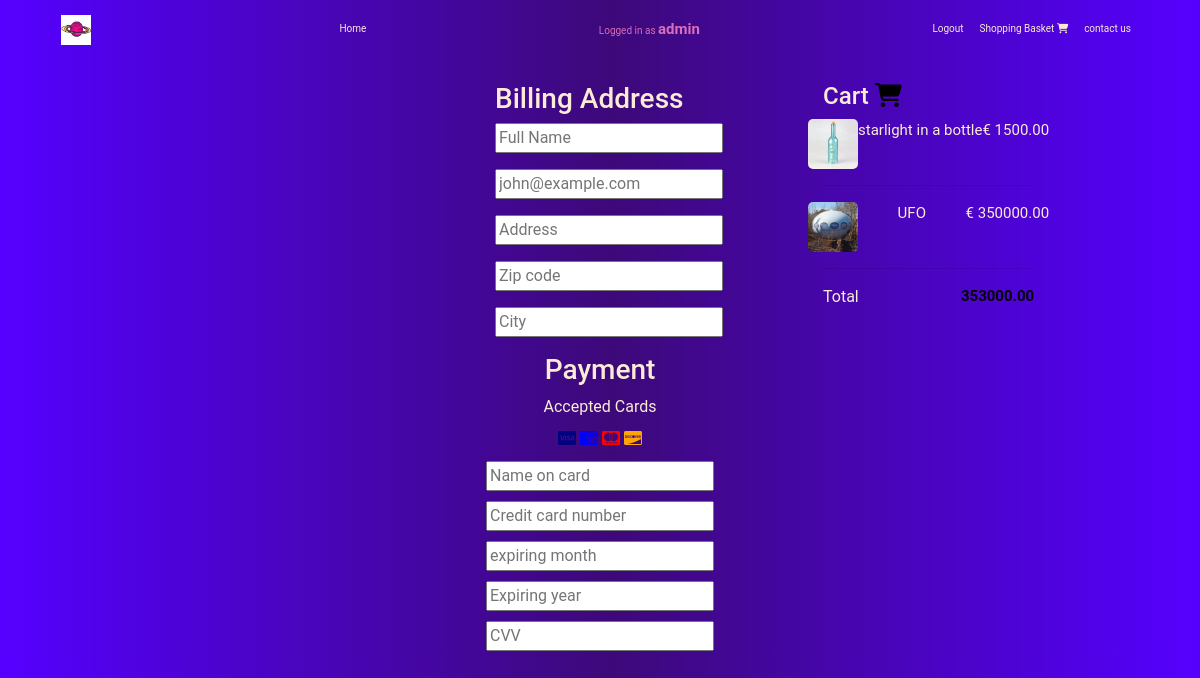
Screenshot of /checkout (signed in) with the database file from the repository.
### onlineshop/models.py (models this page shows, shortened)
class User(AbstractUser):
    pass

class OrderItem(models.Model):
    article=models.ForeignKey(Article, on_delete=models.SET_NULL, blank=True, null=True)
    order=models.ForeignKey(Order, on_delete=models.SET_NULL, blank=True, null=True)
    quantity=models.IntegerField(default=0, null=True, blank=True)
    date_added=models.DateTimeField(auto_now_add=True)
    @property
    def get_total(self):
        total = self.article.price * self.quantity
        return total

class Article (models.Model):
    title = models.CharField(max_length=64, null=True, blank=True)
    short_description = models.TextField(default=None, null=True, blank=True)
    description = models.TextField()
    details = models.TextField(default=None, null=True, blank=True)
    price = models.DecimalField(max_digits=64, decimal_places=2)
    image = models.ImageField(null=True, blank=True)

class Order(models.Model):
    user=models.ForeignKey(User,on_delete=models.SET_NULL, blank=True, null=True)
    date_ordered=models.DateTimeField(auto_now_add=True)
    complete=models.BooleanField(default=False, null=True, blank=False)
    transaction_id=models.CharField(max_length=64, null=True)
    @property
    def get_cart_total(self):
        orderitems = self.orderitem_set.all()
        total = sum([item.get_total for item in orderitems])
        return total

### onlineshop/views.py (the view)
# urls.py: path("checkout", views.checkout, name="checkout"),
def checkout(request):
    if request.user.is_authenticated:
        user = request.user
        order, created = Order.objects.get_or_create(user=user, complete=False)
        items = order.orderitem_set.all()
    else:
        items = []
    context ={"items": items, "order": order}
    return render(request, "onlineshop/checkout.html", context)

### onlineshop/templates/onlineshop/checkout.html (shortened to what this page needs)
{% extends "onlineshop/layout.html" %}
{% load static %}
{% block body %}
<div class="container">
    <div class="outer-container">
        <div class="container1">
            <div>
                <h3>Billing Address</h3>
            </div>
            <form action="{% url 'checkout'%}" method="post">
                <div class="form-group">
                    <input autofocus class="col-xs-3" type="text" id="fname" name="firstname" placeholder="Full Name">
                </div>
                <div class="form-group">
                    <input class="col-xs-3" type="text" id="email" name="email" placeholder="john@example.com">
                </div>
                <div class="form-group">
                    <input class="col-xs-3" type="text" id="adr" name="address" placeholder="Address">
                </div>
                <div class="form-group">
                    <input class="col-xs-3" type="text" id="zip" name="zip" placeholder="Zip code">
                </div>
                <div class="form-group">
                    <input class="col-xs-3" type="text" id="city" name="city" placeholder="City">
                </div>
            </form>
        </div>
        <div class="container2">
            <h4>Cart
                <span style="color:black">
                    <i class="fa fa-shopping-cart"></i>
                </span>
            </h4>
            {% for item in items %}
            <div class="checkout row">
                <div class="checkoutitems">
                    <img class="checkoutimage" src="{{item.article.image.url}}" alt="">
                </div>
                <div class="checkoutitems">
                    {{item.article.title}} </div>
                <div class="checkoutitems price">
                    € {{item.article.price}}
                </div>
            </div>
            <hr>
            {% endfor %}
            <div>
                <p>Total <span class="checkoutitems price" style="color:black"><b>{{order.get_cart_total}}</b></span>
                </p>
            </div>
        </div>
    </div>
</div>
<div class="flex-container">
    <div class="payment">
        <div>
            <h3>Payment</h3>
        </div>
        <label for="fname">Accepted Cards</label>
        <div class="icon-container">
            <i class="fa fa-cc-visa" style="color:navy;"></i>
            <i class="fa fa-cc-amex" style="color:blue;"></i>
            <i class="fa fa-cc-mastercard" style="color:red;"></i>
            <i class="fa fa-cc-discover" style="color:orange;"></i>
        </div>
        <div class="creditcard">
            <input type="text" id="cname" name="cardname" placeholder="Name on card">
        </div>
        <div class="creditcard">
            <input type="text" id="ccnum" name="cardnumber" placeholder="Credit card number">
        </div>
        <div class="creditcard">
            <input type="text" id="expmonth" name="expmonth" placeholder="expiring month">
        </div>
        <div class="creditcard">
            <input type="text" id="expyear" name="expyear" placeholder="Expiring year">
        </div>
        <div class="creditcard">
            <input type="text" id="cvv" name="cvv" placeholder="CVV">
        </div>
    </div>
</div>
{% endblock %}

### onlineshop/templates/onlineshop/layout.html (shortened to what this page needs)
{% load static %}
<!DOCTYPE html>
<html lang="en">
<head>
    <link rel="stylesheet" href="https://stackpath.bootstrapcdn.com/bootstrap/4.4.1/css/bootstrap.min.css"
>
    <link rel="stylesheet" href="{% static 'onlineshop/styles.css' %}">
</head>
<body>
    <div class="container">
        <nav class="navbar navbar-expand-sm">
            <div class="navnavbar-header">
                <a class="navbar-brand" href="#">
                    <img src="{% static 'onlineshop/images/saturn.jpg' %}" width="30" height="30" alt="universe">
                </a>
            </div>
            <ul class="navbar-nav justify-content-left">
                <li class="nav-item">
                    <a class="nav-link" href="{% url 'index' %}">Home</a>
                </li>
            </ul>
            {% if user.is_authenticated %}
            <ul class="navbar-nav justify-content-center">
                <li class="nav-item mx-auto">
                    Logged in as <b style="font-size: 15px;">{{request.user.username}}</b>
                </li>
            </ul>
            {% endif %}
            <ul class="navbar-nav justify-content-right">
                {% if user.is_authenticated %}
                <li class="nav-item">
                    <a class="nav-link" href="{% url 'logout' %} ">Logout</a>
                </li>
                <li class="nav-item">
                    <a class="nav-link" href="{% url 'cart' %} ">Shopping Basket <i
                            class="fa-solid fa-cart-shopping"></i></a>
                </li>
                {% else %}
                <li class="nav-item">
                    <a class="nav-link" href="{% url 'login' %} ">Login</a>
                </li>
                {% endif %}
                <li class="nav-item">
                    <a class=" nav-link" href="{% url 'contact' %}">contact us</a>
                </li>
            </ul>
        </nav>
    </div>
    <br>
    {% block body %}
    {% endblock %}
</body>
</html>

### onlineshop/static/onlineshop/styles.css (style rules this page uses)
.navbar-nav { margin-left: auto; font-size: 10px; }
body { background-color: rgb(116, 110, 129); background: linear-gradient(90deg, rgba(85, 0, 255, 1) 0%, rgba(61, 9, 121, 1) 51%, rgba(85, 0, 255, 1) 100%); color: antiquewhite; font-family: 'Roboto', Courier, monospace; }
.nav-link { color: antiquewhite; list-style: none; }
.price { animation-name: glow ease-in-out infinite alternate; }
.navbar-nav.justify-content-center { color: rgb(218, 110, 185); }
ul { margin-right: 0px; }
.flex-container { display: flex; justify-content: center; text-align: center; flex-direction: column; }
.outer-container { display: flex; flex-direction: row; }
.creditcard { margin-top: 10px; }
.container1 { margin-left: 450px; margin-right: 100px; flex-direction: row; }
.container2 { justify-content: right; }
.checkoutitems { font-size: 15px; display: inline-block; }
.checkoutimage { width: 50px; height: 50px; border-radius: 5px; }
.checkout.row { display: flex; justify-content: space-between }
.checkoutitems.price { float: right; font-size: 15px; }

### rows the page displays
User: user.username "admin"
OrderItem: article.image (picture), article "starlight in a bottle", article.price "1500.00"
OrderItem: article.image (picture), article "UFO", article.price "350000.00"
Order: get_cart_total "353000.00"
